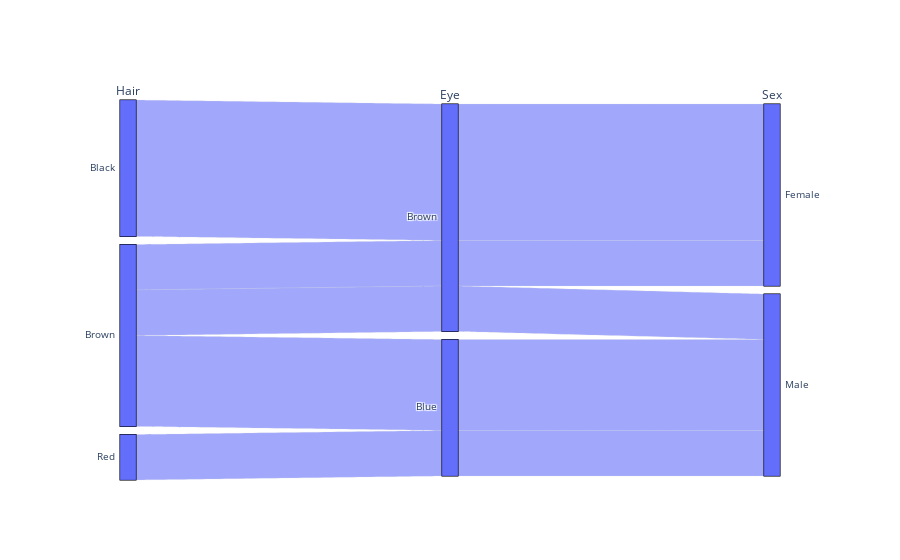

The cell this chart's notebook holds for it:
### Markdown cell above
<h4 id="Basic-Parallel-Categories-Diagram">Basic Parallel Categories Diagram<a class="anchor-link" href="#Basic-Parallel-Categories-Diagram">¶</a></h4><p>This example illustartes the hair color, eye color, and sex of a sample of 8 people. The dimension labels can be dragged horizontally to reorder the dimensions and the category rectangles can be dragged vertically to reorder the categories within a dimension.</p>

### Code cell
import plotly.graph_objects as go

fig = go.Figure(go.Parcats(
    dimensions=[
        {'label': 'Hair',
         'values': ['Black', 'Black', 'Black', 'Brown', 'Brown', 'Brown', 'Red', 'Brown']},
        {'label': 'Eye',
         'values': ['Brown', 'Brown', 'Brown', 'Brown', 'Brown', 'Blue', 'Blue', 'Blue']},
        {'label': 'Sex',
         'values': ['Female', 'Female', 'Female', 'Male', 'Female', 'Male', 'Male', 'Male']}]
))

fig.show()

### Figure 1 — Plotly figure (JSON) as saved in the notebook; plotly's stock layout.template omitted (floating-point values rounded to 4 significant figures)
{"data": [{"dimensions": [{"label": "Hair", "values": ["Black", "Black", "Black", "Brown", "Brown", "Brown", "Red", "Brown"]}, {"label": "Eye", "values": ["Brown", "Brown", "Brown", "Brown", "Brown", "Blue", "Blue", "Blue"]}, {"label": "Sex", "values": ["Female", "Female", "Female", "Male", "Female", "Male", "Male", "Male"]}], "type": "parcats"}], "layout": {}}
